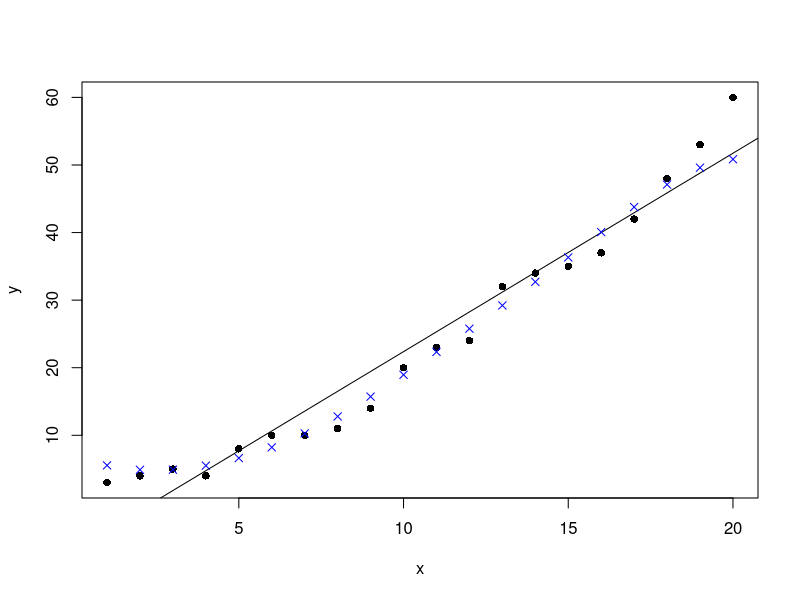
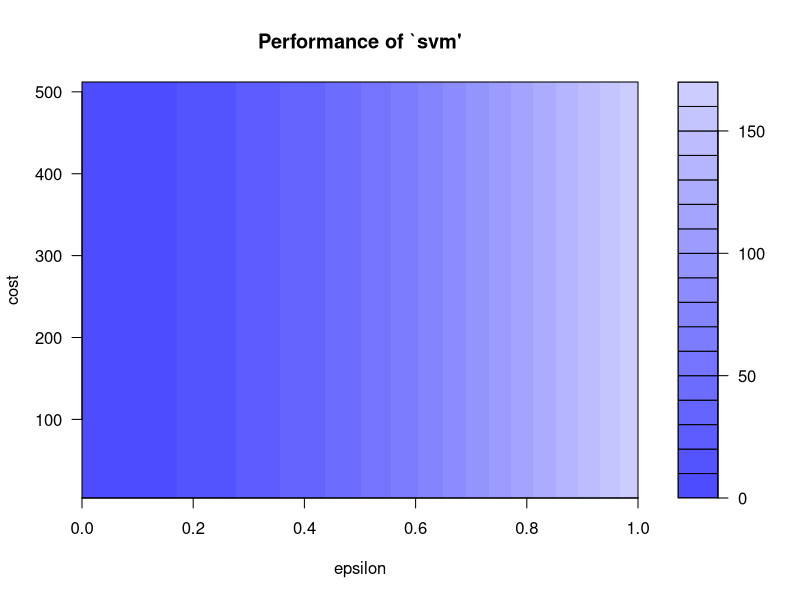
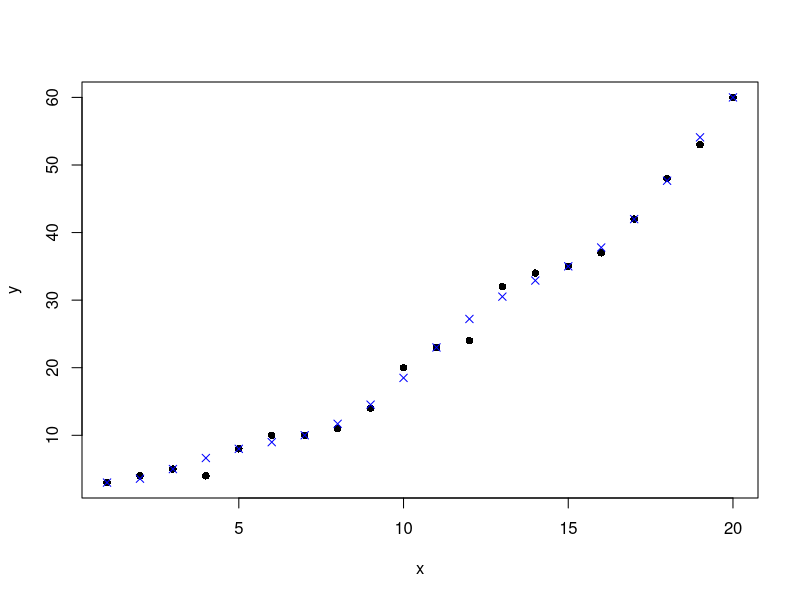

Generate these figures, in order, with R:
# To use SVM in R, I just created a random data with two features x and y.

# To use SVM in R, I just created a random data with two features x and y in 
# excel. I took all the values of x as just a sequence from 1 to 20 and the 
# corresponding values of y as derived using the formula y(t)=y(t-1) + r(-1:9) 
# where r(a,b) generates a random integer between a and b. I took y(1) as 3. 
# The following code in R illustrates a set of sample generated values:

x=c(1,2,3,4,5,6,7,8,9,10,11,12,13,14,15,16,17,18,19,20)
y=c(3,4,5,4,8,10,10,11,14,20,23,24,32,34,35,37,42,48,53,60)

#Create a data frame of the data
train=data.frame(x,y)

# Let's see how our data looks like. For this we use the plot function

#Plot the dataset
plot(train,pch=16)

# Seems to be a fairly good data. Looking at the plot, it also seems like a 
# linear regression should also be a good fit to the data. We'll use both the 
# models and compare them. First, the code for linear regression:

#Linear regression

model <- lm(y ~ x, train)

#Plot the model using abline
abline(model)

# SVM
# 
# To use SVM in R, we have a package e1071. The package is not preinstalled, hence 
# one needs to run the line "install.packages("e1071") to install the package and 
# then import the package contents using the library command. The syntax of svm package 
# is quite similar to linear regression. We use svm function here.

#SVM
library(e1071)

#Fit a model. The function syntax is very similar to lm function
model_svm <- svm(y ~ x , train)

#Use the predictions on the data
pred <- predict(model_svm, train)

#Plot the predictions and the plot to see our model fit
points(train$x, pred, col = "blue", pch=4)

#Linear model has a residuals part which we can extract and directly calculate rmse
error <- model$residuals

lm_error <- sqrt(mean(error^2)) # 3.832974
lm_error
# For svm, we have to manually calculate the difference between actual values (train$y) 
# with our predictions (pred)

error_2 <- train$y - pred
svm_error <- sqrt(mean(error_2^2)) # 2.696281
svm_error

# In this case, the rmse for linear model is ~3.83 whereas our svm model has a lower 
# error of ~2.7. A straightforward implementation of SVM has an accuracy higher than 
# the linear regression model. However, the SVM model goes far beyond that. We can 
# further improve our SVM model and tune it so that the error is even lower. We will 
# now go deeper into the SVM function and the tune function. We can specify the values 
# for the cost parameter and epsilon which is 0.1 by default. A simple way is to try 
# for each value of epsilon between 0 and 1 (I will take steps of 0.01) and similarly 
# try for cost function from 4 to 2^9 (I will take exponential steps of 2 here). I am 
# taking 101 values of epsilon and 8 values of cost function. I will thus be testing 808 
# models and see which ones performs best. The code may take a short while to run all the 
# models and find the best version. The corresponding code will be

svm_tune <- tune(svm, y ~ x, data = train,
                 ranges = list(epsilon = seq(0,1,0.01), cost = 2^(2:9)))
length(seq(0,1,0.01))
length(2^(2:9))
print(svm_tune)

#Printing gives the output:
#Parameter tuning of 'svm':
# - sampling method: 10-fold cross validation 

#- best parameters:
# epsilon cost
#0.09 256

#- best performance: 2.569451
#This best performance denotes the MSE. The corresponding RMSE is 1.602951 which is square root of MSE

# An advantage of tuning in R is that it lets us extract the best function directly. 
# We don't have to do anything and just extract the best function from the svm_tune list. 
# We can now see the improvement in our model by calculating its RMSE error using the following code

#The best model
best_mod <- svm_tune$best.model
best_mod_pred <- predict(best_mod, train) 

error_best_mod <- train$y - best_mod_pred 

# this value can be different on your computer
# because the tune method randomly shuffles the data

best_mod_RMSE <- sqrt(mean(error_best_mod^2)) # 1.290738

best_mod_RMSE

# This tuning method is known as grid search. R runs all various models with all 
# the possible values of epsilon and cost function in the specified range and gives 
# us the model which has the lowest error. We can also plot our tuning model to see 
# the performance of all the models together

plot(svm_tune)

# This plot shows the performance of various models using color coding. Darker regions 
# imply better accuracy. The use of this plot is to determine the possible range where 
# we can narrow down our search to and try further tuning if required. For instance, 
# this plot shows that I can run tuning for epsilon in the new range of 0 to 0.2 and 
# while I'm at it, I can move in even lower steps (say 0.002) but going further may lead 
# to overfitting so I can stop at this point. From this model, we have improved on our 
# initial error of 2.69 and come as close as 1.29 which is about half of our original 
# error in SVM. We have come very far in our model accuracy. 

# Let's see how the best model looks like when plotted.

plot(train,pch=16)
points(train$x, best_mod_pred, col = "blue", pch=4)

# Visually, the points predicted by our tuned model almost follow the data. This is the power 
# of SVM and we are just seeing this for data with two features. Imagine the abilities of the 
# model with more number of complex features!
  
# Summary
# 
# SVM is a powerful technique and especially useful for data whose distribution is
# unknown (also known as non-regularity in data). Because the example considered here 
# consisted of only two features, the SVM fitted by R here is also known as linear SVM. 
# SVM is powered by a kernel for dealing with various kinds of data and its kernel can 
# also be set during model tuning. Some such examples include gaussian and radial. 
# Hence, SVM can also be used for non-linear data and does not require any assumptions 
# about its functional form. Because we separate data with the maximum possible margin, 
# the model becomes very robust and can deal with incongruencies such as noisy test 
# data or biased train data. We can also interpret the results produced by SVM through 
# visualization. A common disadvantage with SVM is associated with its tuning. The level 
# of accuracy in predicting over the training data has to be defined in our data. Because 
# our example was custom generated data, we went ahead and tried to get our model accuracy 
# as high as possible by reducing the error. However, in business situations when one needs 
# to train the model and continually predict over test data, SVM may fall into the trap of 
# overfitting. This is the reason SVM needs to be carefully modeled - otherwise the model 
# accuracy may not be satisfactory. As I did in the example, SVM technique is closely related 
# to regression technique. For linear data, we can compare SVM with linear regression while 
# non-linear SVM is comparable to logistic regression. As the data becomes more and more linear 
# in nature, linear regression becomes more and more accurate. At the same time, tuned SVM can 
# also fit the data. However, noisiness and bias can severely impact the ability of regression. 
# In such cases, SVM comes in really handy!
  
  